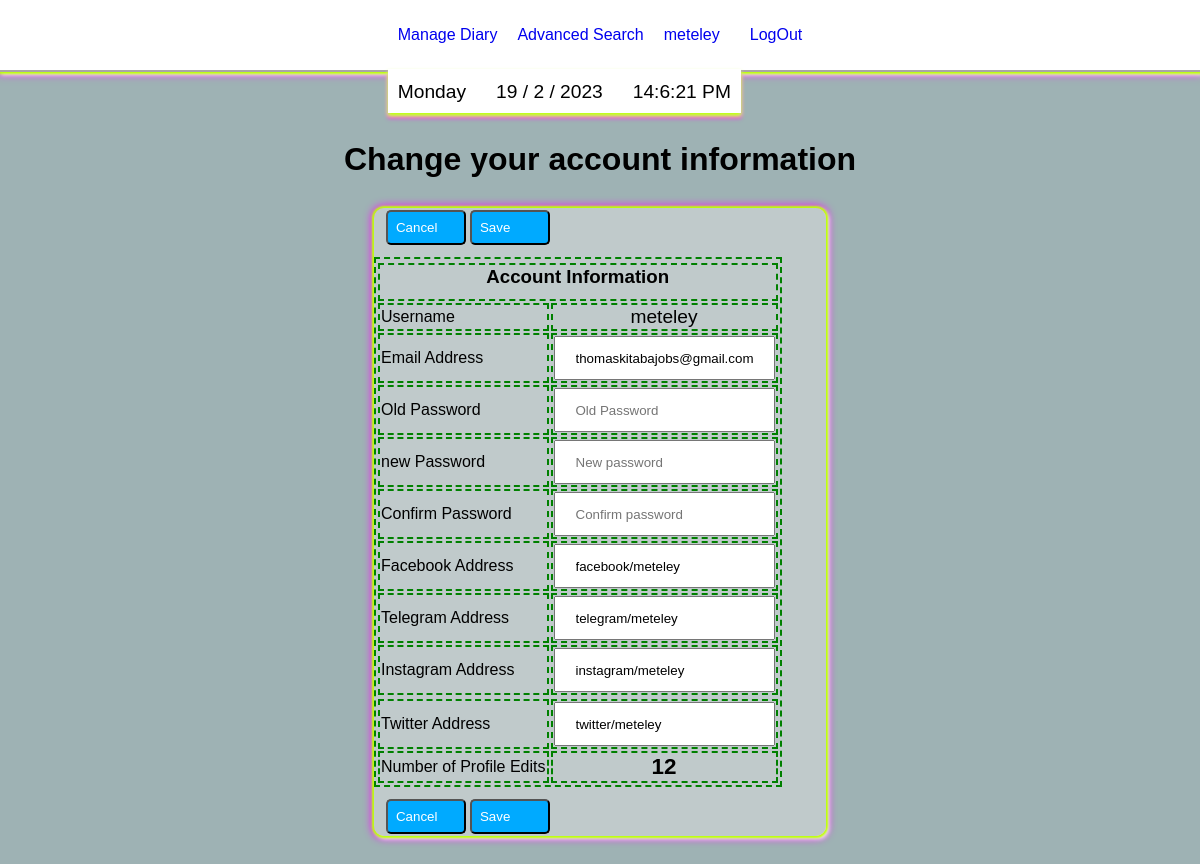
/changeaccountinfo (signed in), run on the app's committed database.
### tables this page shows
CREATE TABLE users (id INTEGER PRIMARY KEY AUTOINCREMENT NOT NULL, username TEXT NOT NULL, hash TEXT NOT NULL, fname type text, lname type text, useremail text, dateregistered type text, dateofbirth type text, primaryphone type text, country type text, secondaryphone type text, city type text, gender type text, facebookaddress type text, telegramaddress type text, instagramaddress type text, twitteraddress type text, useraddress type text, numberofprofilechanges type integer default 0, emailconfirmed type text default 'False');

### app.py (the view)
@app.route("/changeaccountinfo") #type: ignore
@login_required
def changeaccountinfo():
    if request.method == "POST":
      pass
    else:
      return render_template("profile.html", current_user_name= global_user_name(),upi= user_profile_information()[0], change_account_info= 1)

### app.py (called while the page is built)
def global_user_name():
  current_user_name= db.execute("SELECT username FROM users WHERE id = ?", session["user_id"])
  return (current_user_name)

def user_profile_information():
  name = global_user_name()
  user_profile_information = db.execute("SELECT * FROM users WHERE username = ?", name[0]["username"])
  return user_profile_information

@app.after_request
def after_request(response):
    response.headers["Cache-Control"] = "no-cache, no-store, must-revalidate"
    response.headers["Expires"] = 0
    response.headers["Pragma"] = "no-cache"
    return response

### helpers.py (called while the page is built)
def login_required(f):
    @wraps(f)
    def decorated_function(*args, **kwargs):
        if session.get("user_id") is None:
            return redirect("/login")
        return f(*args, **kwargs)
    return decorated_function

### templates/profile.html (shortened to what this page needs)
{% extends "layout.html" %}
{% block main %}
<div>
    <div class="center-text">
        {% if change_account_info %}
        <h1> Change your account information </h1>
        <div class= "margin-b float-bg-light magenta-box-shadow">
          <table>
            <tbody>
              <tr>
                <div class="flex-horizontal margin-m">
                  <button class="my-button-1"> Cancel</button>
                  <button class ="my-button-1">Save</button>
                </div>
              </tr>
            <tr>
              <td colspan="2">
                <div class="flex  margin-bottom-s">
                  <h3 class="center-text">Account Information</h3>
                </div>
              </td>
            </tr>
              <tr>
                <td>Username</td>
                <td class="flex-horizontal "> <div class="center-text">{{upi["username"]}} </div></td>
              </tr>
              <tr>
                <td>Email Address</td>
                <td><input type="text" name="useremail" value='{{upi["useremail"]}}' placeholder="email address"></td>
              </tr>
              <tr>
                <td>Old Password</td>
                <td><input name="password" type="password" placeholder="Old Password"></td>
              </tr>
              <tr>
                <td>new Password</td>
                <td><input name ="newpassword" type="password" placeholder="New password"></td>
              </tr>
              <tr>
                <td>Confirm Password</td>
                <td><input name= "confrimpassword" type="password" placeholder="Confirm password"></td>
              </tr>
              <tr>
                <td>Facebook Address</td>
                <td>  <input name= "facebookaddress" type="text" value='{{upi["facebookaddress"]}}' placeholder="Facebook Address"></td>
              </tr>
              <tr>
                <td>Telegram Address</td>
                <td><input name="telegramaddress" type="text" value='{{upi["telegramaddress"]}}' placeholder="Telegram Address"></td>
              </tr>
              <tr>
                <td>Instagram Address</td>
                <td><input name= "instagramaddress" type="text" value='{{upi["instagramaddress"]}}'placeholder="Instagram Address"></td>
              </tr>
              <tr>
                <tr>
                  <td>Twitter Address</td>
                  <td><input name= "twitteraddress" type="text" value='{{upi["twitteraddress"]}}' placeholder="Twitter Address"></td>
                </tr>
              </tr>
              <tr>
                <td>Number of Profile Edits</td>
                <td><div class="flex-horizontal"><h3 class="center-text">{{upi["numberofprofilechanges"]}}</h3> </div></td>
              </tr>
            </tbody>
          </table>
          <div class="flex-horizontal margin-m">
            <button class="my-button-1"> Cancel</button>
            <button class ="my-button-1">Save</button>
          </div>
        </div>
        {% endif %}
    </div>
</div>
{% endblock %}

### templates/layout.html (shortened to what this page needs)
<!DOCTYPE html>
<html lang="en">
    <head>
        <link rel="stylesheet" type="text/css" href="../static/virtual-select.min.css">
        <link rel="stylesheet" href="static/style.css">
    </head>
    <body onload = "showedited(); loadCatagories()">
        <div class="container">
            <div class="header magenta-box-shadow">
              <div class = "">
                <ul class = "date-time nav flex-horizontal  white-background clock-box-shadow">
                  <li id="day" class = "nav-list"></li>
                  <li id="today" class = "nav-list"></li>
                  <li id="clock" class = "nav-list"></li>
                </ul>
              </div>
                {% if session["user_id"] %}
                <ul class="nav">
                    <li class="nav-down"> <a href= "/managediary">Manage Diary</a>
                    </li>
                </ul>
                <ul class="nav">
                    <li><a href="/search">Advanced Search </a></li>
                </ul>
                <ul class="nav">
                    <li class="nav-down">  <a href="/manageprofile"> {% if current_user_name %} {{current_user_name[0]["username"]}} {% endif %}</a>
                    </li>
                    <li >   <a href="/logout">LogOut</a> </li>
                </ul>
                    {% endif %}
            </div>
                        <div class = "image-diary">
                        <div class="center-body">
                                {% block main %}
                                {% endblock %}
                        </div>
                      </div>
                    </div>
                </body>
    </html>

### static/style.css (style rules this page uses)
*, *::before, *::after { font-family: Arial, Helvetica, sans-serif; box-sizing: border-box; }
body { margin: 0; padding: 0; background-color: rgb(158, 178, 180); }
.container { position: relative; margin-top: 120px; width: 100%; height: fit-content; font-family: cursive, arial; }
.header { position: fixed; width: 100%; background-color: white; top: 0px; display: flex; border-bottom: 2px solid rgb(170, 166, 166); justify-content: center; z-index: 11; }
.nav { position: relative; display: flex; gap: 10px; list-style: none; justify-content: center; padding-right: 10px; z-index: 1; }
.date-time { position: absolute; top: 50px; }
.center-body { background-size: contain; background-repeat:no-repeat; background-position: center center; display: flex; flex-direction: column; top: 0px; left: 0px; width: 100%; height: 100%; justify-content: flex-start; align-items: center; z-index: -1; margin: 0px 0px; }
.header ul, .max-content { width: max-content; padding: 0px; }
a { text-decoration: none; }
.nav-down { padding: 10px; }
ul li { padding: 10px 10px; }
li { border-color: 2px solid blue; }
button { display: flex; flex-shrink: 0; min-width: 6em; padding: 10px 48px; border-radius: 10px; }
.my-button-1, .my-button-2, .my-button-fixed .custom-button { background-color: rgb(0, 170, 255); padding: 8px; margin: 2px; border-radius: 5px; align-self: center; color: white; }
input { align-self: center; padding: 20px; width: 100%; height: 20px; }
.center-text { margin: 0 auto; }
.flex, .edit-flex { display: flex; flex-direction: column; flex: 1; flex-basis: 100%; }
.flex-horizontal { display: flex; flex-wrap: nowrap; justify-content: flex-start; align-items: flex-start; font-size: 1.2rem; }
.margin-m { margin: 10px; }
.margin-b { margin: 30px; }
.margin-bottom-s { margin-bottom: 10px; }
.float-bg-light { background: rgba(243, 237, 237, 0.4); border-radius: 10px; }
.white-background { background: white; }
.magenta-box-shadow { box-shadow: 0 2px 2px 2px rgb(188, 255, 6), 2px 2px 4px 1px rgb(250, 252, 252), 0px 2px 8px 2px magenta; }
.clock-box-shadow { border-top: 2px solid white; box-shadow: 0px 3px 4px 0px rgb(188, 255, 6), 0px 3px 4px 0px rgb(250, 252, 252), 0px 5px 4px 0px magenta; }
.magenta-box-shadow { box-shadow: 0 0 2px 2px rgb(188, 255, 6), 2px 2px 4px 1px rgb(250, 252, 252), 0px 0px 8px 2px magenta; }
table, tr, td, th { border: 2px dashed green; }
@media (min-width: 1000px) { .flex { flex-direction: row; } }

### data on the page
users: username "meteley", useremail "thomaskitabajobs@gmail.com", facebookaddress "facebook/meteley", telegramaddress "telegram/meteley", instagramaddress "instagram/meteley", twitteraddress "twitter/meteley", numberofprofilechanges "12"
